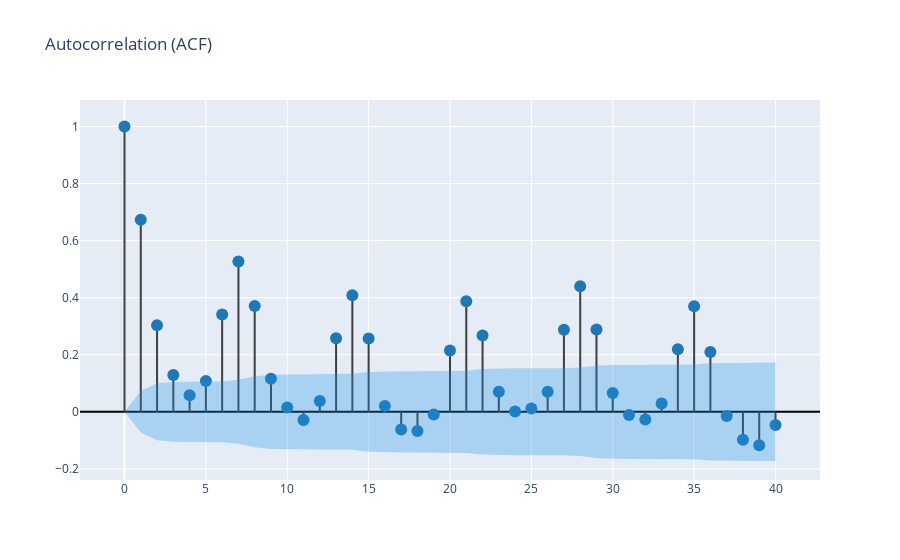

This figure's notebook cell:
### Code cell
create_corr_plot(Exploration_series) #train['total_rides']

### Figure 1 — Plotly figure (JSON) as saved in the notebook; plotly's stock layout.template omitted (floating-point values rounded to 4 significant figures)
{"data": [{"line": {"color": "#3f3f3f"}, "mode": "lines", "showlegend": false, "type": "scatter", "x": [0, 0], "y": [0, 1]}, {"line": {"color": "#3f3f3f"}, "mode": "lines", "showlegend": false, "type": "scatter", "x": [1, 1], "y": [0, 0.6729]}, {"line": {"color": "#3f3f3f"}, "mode": "lines", "showlegend": false, "type": "scatter", "x": [2, 2], "y": [0, 0.3033]}, {"line": {"color": "#3f3f3f"}, "mode": "lines", "showlegend": false, "type": "scatter", "x": [3, 3], "y": [0, 0.1287]}, {"line": {"color": "#3f3f3f"}, "mode": "lines", "showlegend": false, "type": "scatter", "x": [4, 4], "y": [0, 0.05765]}, {"line": {"color": "#3f3f3f"}, "mode": "lines", "showlegend": false, "type": "scatter", "x": [5, 5], "y": [0, 0.108]}, {"line": {"color": "#3f3f3f"}, "mode": "lines", "showlegend": false, "type": "scatter", "x": [6, 6], "y": [0, 0.3407]}, {"line": {"color": "#3f3f3f"}, "mode": "lines", "showlegend": false, "type": "scatter", "x": [7, 7], "y": [0, 0.5269]}, {"line": {"color": "#3f3f3f"}, "mode": "lines", "showlegend": false, "type": "scatter", "x": [8, 8], "y": [0, 0.3709]}, {"line": {"color": "#3f3f3f"}, "mode": "lines", "showlegend": false, "type": "scatter", "x": [9, 9], "y": [0, 0.1158]}, {"line": {"color": "#3f3f3f"}, "mode": "lines", "showlegend": false, "type": "scatter", "x": [10, 10], "y": [0, 0.01497]}, {"line": {"color": "#3f3f3f"}, "mode": "lines", "showlegend": false, "type": "scatter", "x": [11, 11], "y": [0, -0.02859]}, {"line": {"color": "#3f3f3f"}, "mode": "lines", "showlegend": false, "type": "scatter", "x": [12, 12], "y": [0, 0.03757]}, {"line": {"color": "#3f3f3f"}, "mode": "lines", "showlegend": false, "type": "scatter", "x": [13, 13], "y": [0, 0.2574]}, {"line": {"color": "#3f3f3f"}, "mode": "lines", "showlegend": false, "type": "scatter", "x": [14, 14], "y": [0, 0.4087]}, {"line": {"color": "#3f3f3f"}, "mode": "lines", "showlegend": false, "type": "scatter", "x": [15, 15], "y": [0, 0.2568]}, {"line": {"color": "#3f3f3f"}, "mode": "lines", "showlegend": false, "type": "scatter", "x": [16, 16], "y": [0, 0.02015]}, {"line": {"color": "#3f3f3f"}, "mode": "lines", "showlegend": false, "type": "scatter", "x": [17, 17], "y": [0, -0.0618]}, {"line": {"color": "#3f3f3f"}, "mode": "lines", "showlegend": false, "type": "scatter", "x": [18, 18], "y": [0, -0.06695]}, {"line": {"color": "#3f3f3f"}, "mode": "lines", "showlegend": false, "type": "scatter", "x": [19, 19], "y": [0, -0.009407]}, {"line": {"color": "#3f3f3f"}, "mode": "lines", "showlegend": false, "type": "scatter", "x": [20, 20], "y": [0, 0.2152]}, {"line": {"color": "#3f3f3f"}, "mode": "lines", "showlegend": false, "type": "scatter", "x": [21, 21], "y": [0, 0.3873]}, {"line": {"color": "#3f3f3f"}, "mode": "lines", "showlegend": false, "type": "scatter", "x": [22, 22], "y": [0, 0.2671]}, {"line": {"color": "#3f3f3f"}, "mode": "lines", "showlegend": false, "type": "scatter", "x": [23, 23], "y": [0, 0.07006]}, {"line": {"color": "#3f3f3f"}, "mode": "lines", "showlegend": false, "type": "scatter", "x": [24, 24], "y": [0, 0.001336]}, {"line": {"color": "#3f3f3f"}, "mode": "lines", "showlegend": false, "type": "scatter", "x": [25, 25], "y": [0, 0.01131]}, {"line": {"color": "#3f3f3f"}, "mode": "lines", "showlegend": false, "type": "scatter", "x": [26, 26], "y": [0, 0.06998]}, {"line": {"color": "#3f3f3f"}, "mode": "lines", "showlegend": false, "type": "scatter", "x": [27, 27], "y": [0, 0.2874]}, {"line": {"color": "#3f3f3f"}, "mode": "lines", "showlegend": false, "type": "scatter", "x": [28, 28], "y": [0, 0.4396]}, {"line": {"color": "#3f3f3f"}, "mode": "lines", "showlegend": false, "type": "scatter", "x": [29, 29], "y": [0, 0.2884]}, {"line": {"color": "#3f3f3f"}, "mode": "lines", "showlegend": false, "type": "scatter", "x": [30, 30], "y": [0, 0.06592]}, {"line": {"color": "#3f3f3f"}, "mode": "lines", "showlegend": false, "type": "scatter", "x": [31, 31], "y": [0, -0.01122]}, {"line": {"color": "#3f3f3f"}, "mode": "lines", "showlegend": false, "type": "scatter", "x": [32, 32], "y": [0, -0.02736]}, {"line": {"color": "#3f3f3f"}, "mode": "lines", "showlegend": false, "type": "scatter", "x": [33, 33], "y": [0, 0.02923]}, {"line": {"color": "#3f3f3f"}, "mode": "lines", "showlegend": false, "type": "scatter", "x": [34, 34], "y": [0, 0.2189]}, {"line": {"color": "#3f3f3f"}, "mode": "lines", "showlegend": false, "type": "scatter", "x": [35, 35], "y": [0, 0.3701]}, {"line": {"color": "#3f3f3f"}, "mode": "lines", "showlegend": false, "type": "scatter", "x": [36, 36], "y": [0, 0.2096]}, {"line": {"color": "#3f3f3f"}, "mode": "lines", "showlegend": false, "type": "scatter", "x": [37, 37], "y": [0, -0.01503]}, {"line": {"color": "#3f3f3f"}, "mode": "lines", "showlegend": false, "type": "scatter", "x": [38, 38], "y": [0, -0.09818]}, {"line": {"color": "#3f3f3f"}, "mode": "lines", "showlegend": false, "type": "scatter", "x": [39, 39], "y": [0, -0.1176]}, {"line": {"color": "#3f3f3f"}, "mode": "lines", "showlegend": false, "type": "scatter", "x": [40, 40], "y": [0, -0.04654]}, {"marker": {"color": "#1f77b4", "size": 12}, "mode": "markers", "showlegend": false, "type": "scatter", "x": [0, 1, 2, 3, 4, 5, 6, 7, 8, 9, 10, 11, 12, 13, 14, 15, 16, 17, 18, 19, 20, 21, 22, 23, 24, 25, 26, 27, 28, 29, 30, 31, 32, 33, 34, 35, 36, 37, 38, 39, 40], "y": [1, 0.6729, 0.3033, 0.1287, 0.05765, 0.108, 0.3407, 0.5269, 0.3709, 0.1158, 0.01497, -0.02859, 0.03757, 0.2574, 0.4087, 0.2568, 0.02015, -0.0618, -0.06695, -0.009407, 0.2152, 0.3873, 0.2671, 0.07006, 0.001336, 0.01131, 0.06998, 0.2874, 0.4396, 0.2884, 0.06592, -0.01122, -0.02736, 0.02923, 0.2189, 0.3701, 0.2096, -0.01503, -0.09818, -0.1176, -0.04654]}, {"line": {"color": "rgba(255,255,255,0)"}, "mode": "lines", "showlegend": false, "type": "scatter", "x": [0, 1, 2, 3, 4, 5, 6, 7, 8, 9, 10, 11, 12, 13, 14, 15, 16, 17, 18, 19, 20, 21, 22, 23, 24, 25, 26, 27, 28, 29, 30, 31, 32, 33, 34, 35, 36, 37, 38, 39, 40], "y": [0, 0.07254, 0.1001, 0.1049, 0.1057, 0.1059, 0.1064, 0.112, 0.1244, 0.1301, 0.1306, 0.1306, 0.1307, 0.1307, 0.1334, 0.1398, 0.1423, 0.1423, 0.1424, 0.1426, 0.1426, 0.1443, 0.1496, 0.1521, 0.1523, 0.1523, 0.1523, 0.1525, 0.1553, 0.1617, 0.1644, 0.1645, 0.1645, 0.1646, 0.1646, 0.1661, 0.1704, 0.1718, 0.1718, 0.1721, 0.1725]}, {"fill": "tonexty", "fillcolor": "rgba(32, 146, 230,0.3)", "line": {"color": "rgba(255,255,255,0)"}, "mode": "lines", "showlegend": false, "type": "scatter", "x": [0, 1, 2, 3, 4, 5, 6, 7, 8, 9, 10, 11, 12, 13, 14, 15, 16, 17, 18, 19, 20, 21, 22, 23, 24, 25, 26, 27, 28, 29, 30, 31, 32, 33, 34, 35, 36, 37, 38, 39, 40], "y": [0, -0.07254, -0.1001, -0.1049, -0.1057, -0.1059, -0.1064, -0.112, -0.1244, -0.1301, -0.1306, -0.1306, -0.1307, -0.1307, -0.1334, -0.1398, -0.1423, -0.1423, -0.1424, -0.1426, -0.1426, -0.1443, -0.1496, -0.1521, -0.1523, -0.1523, -0.1523, -0.1525, -0.1553, -0.1617, -0.1644, -0.1645, -0.1645, -0.1646, -0.1646, -0.1661, -0.1704, -0.1718, -0.1718, -0.1721, -0.1725]}], "layout": {"autosize": true, "title": {"text": "Autocorrelation (ACF)"}, "xaxis": {"autorange": true, "range": [-2.543, 42.54], "type": "linear"}, "yaxis": {"autorange": true, "range": [-0.243, 1.125], "type": "linear", "zerolinecolor": "#000000"}}}
